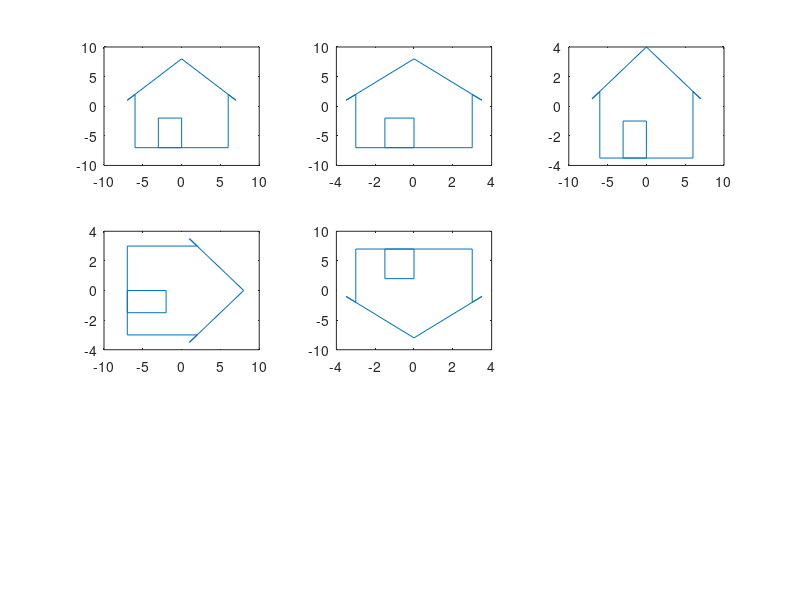

This figure's MATLAB source: (Note: this script raises an error after producing the figure.)

% Script File:Assignment8.m
% purpose:To plot two graphs.
% Record Of Revision
% Date              Programmer         Description of Change
% ------------------------------------------------------------
% ------------------------------------------------------------
%  19/08/16       Abhishek Agrawal(1541012558)        Original Code
% Define Variables
clc;
clear all;
close all;
x=[-6 -6 -7 0 7 6 6 -3 -3 0 0 -6 ; -7 2 1 8 1 2 -7 -7 -2 -2 -7 -7];
subplot(3,3,1);
plot(x(1,:),x(2,:));
a1=[0.5 0;0 1];
a2=[1 0;0 0.5];
a3=[0 1 ;0.5 0];
a4=[0.5 0; 0 -1];
y1=a1*x;
subplot(3,3,2);
plot(y1(1,:),y1(2,:));
y2=a2*x;
subplot(3,3,3);
plot(y2(1,:),y2(2,:));
y3=a3*x;
subplot(3,3,4);
plot(y3(1,:),y3(2,:));
y4=a4*x;
subplot(3,3,5);
plot(y4(1,:),y4(2,:));
g=[cosd(theta(4)) -sind(theta(4));cosd(theta(4)) sin(theta(4))];
x1=g1*x;
subplot(3,3,5);
plot(x1(1,:),x1(2,:));



